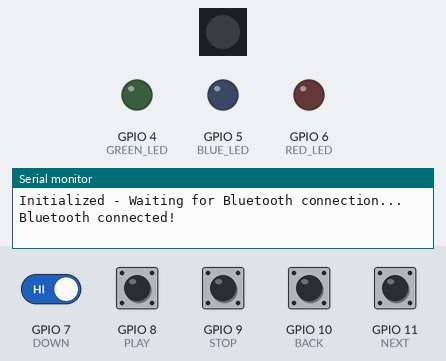
The sketch below on a simulated ESP32-S3. On the bench: 1 RGB LEDs in strip order, left to right, output pins drawn as LEDs (lit = HIGH), the last lines printed to the serial monitor. Dashed ring = blinking. Inputs (shaded band) come from the test bench; at power-on: GPIO 7 (DOWN), GPIO 8 (PLAY), GPIO 9 (STOP), GPIO 10 (BACK), GPIO 11 (NEXT) HIGH. USB keyboard and mouse output is not drawn.

Above: at 2.2 s.
2.3 s: GPIO 8 (PLAY) pulled LOW for 0.15 s
At 2.8 s:
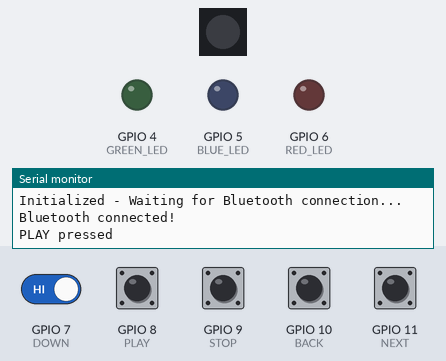
3.9 s: GPIO 9 (STOP) pulled LOW for 0.15 s
At 5.0 s:
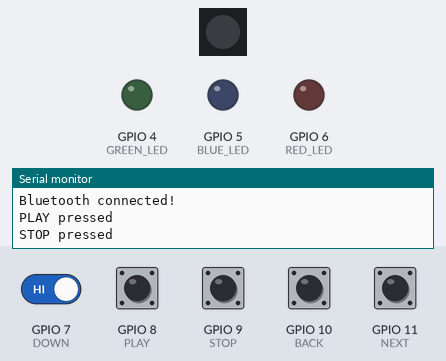
5.5 s: GPIO 10 (BACK) pulled LOW for 0.15 s
At 6.3 s:
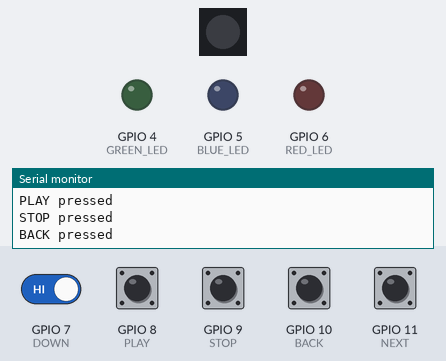
7.1 s: GPIO 11 (NEXT) pulled LOW for 0.15 s
At 8.4 s:
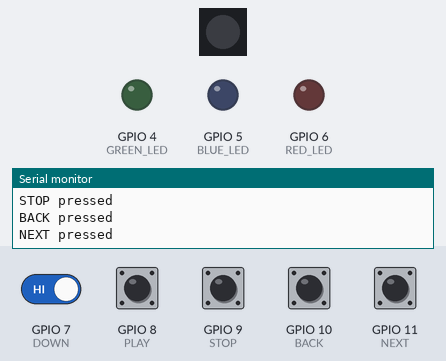
8.7 s: GPIO 7 (DOWN) driven LOW and GPIO 10 (BACK) driven LOW
At 10.05 s:
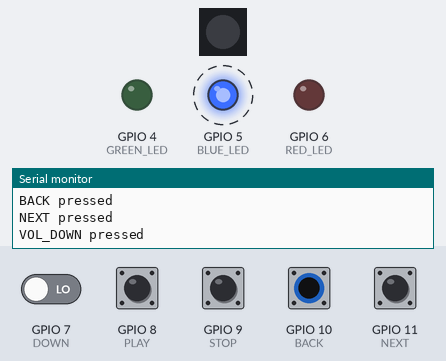
10.2 s: GPIO 11 (NEXT) pulled LOW for 1 s
At 10.46 s:
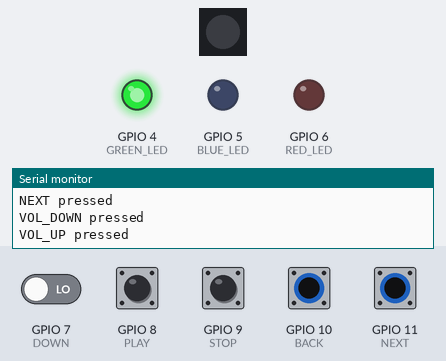
Timing chart, 0 to 13.2 s (numbered marks = the images above; inputs shaded):
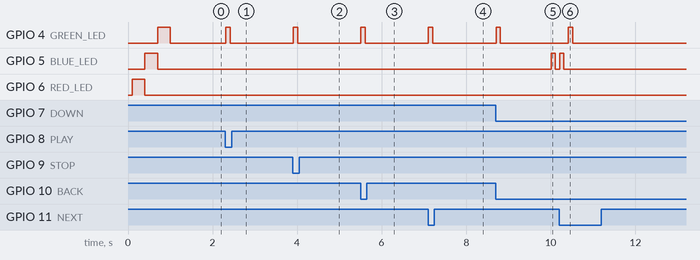

The sketch:

WS-ESP32-Media-Controller.ino
```cpp
#include <Adafruit_NeoPixel.h>
#include <BleKeyboard.h>

#define NEOPIXEL_PIN 21
#define NUMPIXELS 1
Adafruit_NeoPixel pixel(NUMPIXELS, NEOPIXEL_PIN, NEO_GRB + NEO_KHZ800);

#define RED_LED 6
#define BLUE_LED 5
#define GREEN_LED 4

// Button Pins (using INPUT_PULLUP)
#define DOWN        7  // Modifier button
#define PLAY        8
#define STOP        9
#define BACK       10
#define NEXT       11

BleKeyboard bleKeyboard("RM-MC25C Media Controller", "Waveshare", 100);

void setup() {
  Serial.begin(115200);
  delay(100); // Small delay for stabilization

  initializeComponents();

  bleKeyboard.begin();
  Serial.println("Initialized - Waiting for Bluetooth connection...");
}

void initializeComponents() {
  // Initialize LEDs
  pinMode(RED_LED, OUTPUT);
  pinMode(BLUE_LED, OUTPUT);
  pinMode(GREEN_LED, OUTPUT);
  digitalWrite(RED_LED, LOW);
  digitalWrite(BLUE_LED, LOW);
  digitalWrite(GREEN_LED, LOW);

  // Initialize NeoPixel
  pixel.begin();
  pixel.clear();
  pixel.show();

  // Initialize buttons with pullup
  pinMode(DOWN, INPUT_PULLUP);
  pinMode(PLAY, INPUT_PULLUP);
  pinMode(STOP, INPUT_PULLUP);
  pinMode(BACK, INPUT_PULLUP);
  pinMode(NEXT, INPUT_PULLUP);

  // Startup LED sequence
  digitalWrite(RED_LED, HIGH);
  delay(300);
  digitalWrite(RED_LED, LOW);
  digitalWrite(BLUE_LED, HIGH);
  delay(300);
  digitalWrite(BLUE_LED, LOW);
  digitalWrite(GREEN_LED, HIGH);
  delay(300);
  digitalWrite(GREEN_LED, LOW);
}

void loop() {
  if(bleKeyboard.isConnected()) {
    handleConnectedState();
  } else {
    handleDisconnectedState();
  }

  delay(10);
}

void handleConnectedState() {
  static unsigned long lastConnectionCheck = 0;
  static bool isConnected = false;

  if (!isConnected) {
    isConnected = true;
    Serial.println("Bluetooth connected!");
  }

  // Blink blue twice every 10 seconds when connected
  if (millis() - lastConnectionCheck >= 10000) {
    for (int i = 0; i < 2; i++) {
      digitalWrite(BLUE_LED, HIGH);
      delay(100);
      digitalWrite(BLUE_LED, LOW);
      delay(100);
    }
    lastConnectionCheck = millis();
  }

  checkButtons();
}

void handleDisconnectedState() {
  static unsigned long lastBlink = 0;

  // Fast blink blue when waiting for connection
  if(millis() - lastBlink > 200) {
    digitalWrite(BLUE_LED, !digitalRead(BLUE_LED));
    lastBlink = millis();
  }
}

void checkButtons() {
  checkButton(PLAY, "PLAY", [](){
    bleKeyboard.write(KEY_MEDIA_PLAY_PAUSE);
  });

  checkButton(STOP, "STOP", [](){
    bleKeyboard.write(KEY_MEDIA_PLAY_PAUSE);
  });

  checkButton(BACK, "BACK", "VOL_DOWN", [](){
    bleKeyboard.write(KEY_MEDIA_PREVIOUS_TRACK);
  }, [](){
    bleKeyboard.write(KEY_MEDIA_VOLUME_DOWN);
  });

  checkButton(NEXT, "NEXT", "VOL_UP", [](){
    bleKeyboard.write(KEY_MEDIA_NEXT_TRACK);
  }, [](){
    bleKeyboard.write(KEY_MEDIA_VOLUME_UP);
  });
}

// For buttons without secondary action
void checkButton(int button, const char* name, void (*action)()) {
  static bool lastStates[12] = {false};
  bool currentState = (digitalRead(button) == LOW);

  if(currentState != lastStates[button]) {
    delay(5); // Debounce
    currentState = (digitalRead(button) == LOW);

    if(currentState) {
      // Blink green once when any button is pressed
      digitalWrite(GREEN_LED, HIGH);
      Serial.print(name);
      Serial.println(" pressed");
      action();
      delay(100);
      digitalWrite(GREEN_LED, LOW);
    }

    lastStates[button] = currentState;
  }
}

// For buttons with secondary action (when DOWN is pressed)
void checkButton(int button, const char* name, const char* altName,
                void (*action)(), void (*altAction)()) {
  static bool lastStates[12] = {false};
  bool currentState = (digitalRead(button) == LOW);
  bool downPressed = (digitalRead(DOWN) == LOW);

  if(currentState != lastStates[button]) {
    delay(5); // Debounce
    currentState = (digitalRead(button) == LOW);

    if(currentState) {
      // Blink green once when any button is pressed
      digitalWrite(GREEN_LED, HIGH);
      if(downPressed) {
        Serial.print(altName);
        Serial.println(" pressed");
        altAction();
      } else {
        Serial.print(name);
        Serial.println(" pressed");
        action();
      }
      delay(100);
      digitalWrite(GREEN_LED, LOW);
    }

    lastStates[button] = currentState;
  }
}
```

Measured:
- after the input at 2.3 s, GPIO 4 (GREEN_LED): LOW → HIGH at once, → LOW 0.10 s later
- after the input at 3.9 s, GPIO 4 (GREEN_LED): LOW → HIGH at once, → LOW 0.10 s later
- after the input at 5.5 s, GPIO 4 (GREEN_LED): LOW → HIGH at once, → LOW 0.10 s later
- after the input at 7.1 s, GPIO 4 (GREEN_LED): LOW → HIGH at once, → LOW 0.10 s later
- after the input at 8.7 s, GPIO 4 (GREEN_LED): LOW → HIGH at once, → LOW 0.10 s later
- after the input at 10.2 s, GPIO 4 (GREEN_LED): LOW → HIGH after 0.21 s, → LOW 0.10 s later
